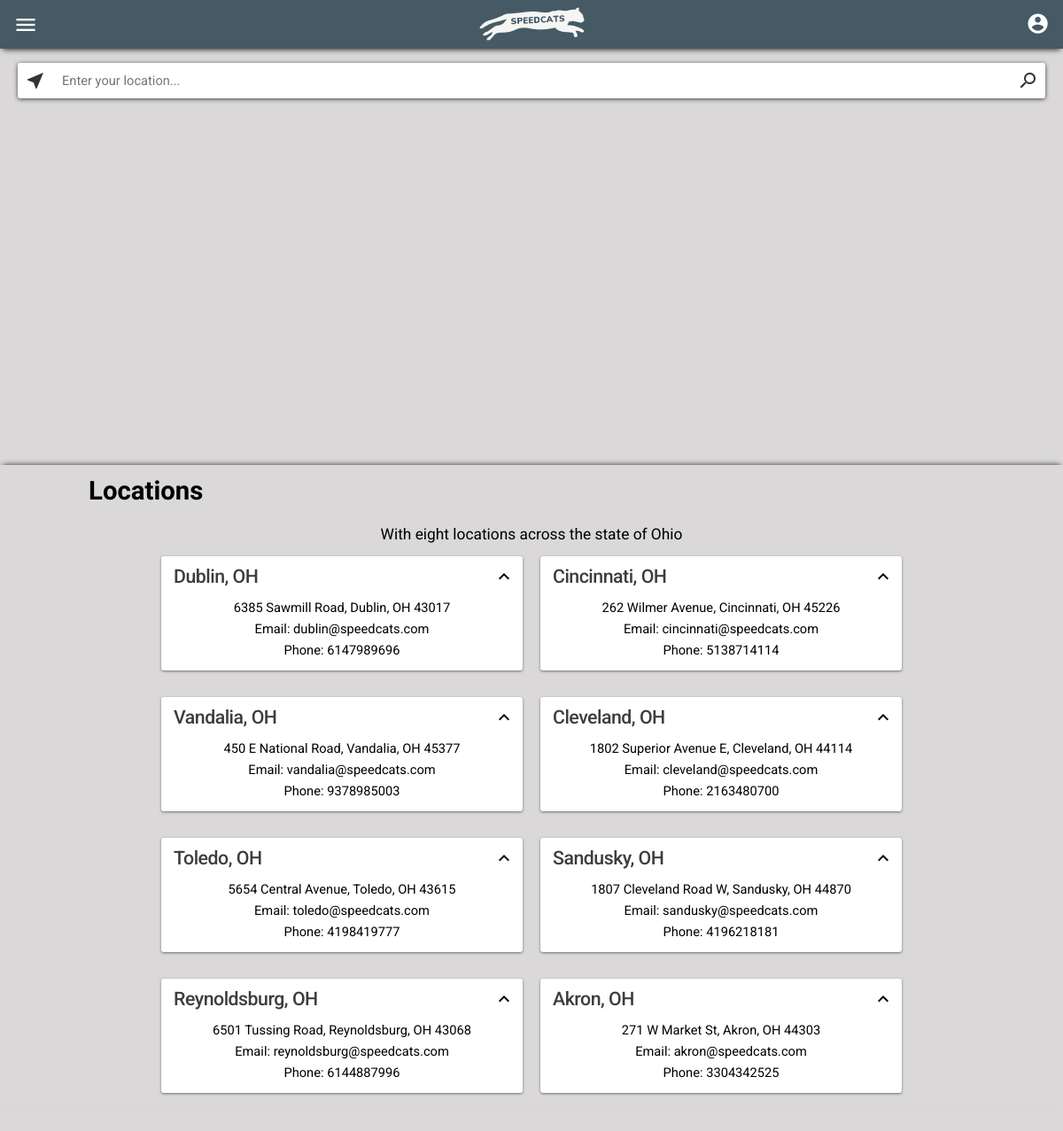
The page /inventory/locations/ on the database its author committed.
### inventory/models.py (models this page shows, shortened)
class Store(models.Model):
	ID = models.IntegerField(primary_key=True)
	address = models.CharField(max_length=100)
	city = models.CharField(max_length=50)
	state = models.CharField(max_length=2)
	zipcode = models.IntegerField()
	phone = models.CharField(max_length=10)
	email = models.EmailField(max_length=254)
	def __str__(self):
		return self.address + ', ' + self.city + ', ' + self.state

### inventory/views.py (the view)
# urls.py: path('locations/', views.locations, name='locations'),
def locations(request):
	locations = Store.objects.all()
	context = {
		"locations":locations
	}
	return render(request, 'inventory/locations.html', context)

### inventory/templates/inventory/locations.html (shortened to what this page needs)
{% extends "base_generic.html" %}
{% load static %}
{% block content %}
<div id="mapcontainer">
    <div id="map"></div>
    <div id="searchbox">
        <i class="button material-icons" id="locatebutton">near_me</i>
        <input id="locationsearch" placeholder="Enter your location..." type="text">
        <i class="button material-icons" id="searchbutton">search</i>
    </div>
</div>
<div id="infocontainer" class="locationcontainer">
    <h2 class="header" id="locationheader">Locations</h2>
    <p>With eight locations across the state of Ohio</p>
    <div id="desktoplocations">
    {% for location in locations %}
        <div class="locationcard" id="location{{ forloop.counter }}">
            <div class="locationcardheader">
                <h3>{{ location.city}}, {{ location.state }}</h3>
                <i id="closedropofftime" class="material-icons">expand_less</i>
            </div>
            <p>{{ location }} {{ location.zipcode }}</p>
            <p>Email: {{ location.email }}</p>
            <p>Phone: {{ location.phone }}</p>
        </div>
    {% endfor %}
    </div>
</div>
{% endblock %}

### inventory/static/css/styles.css (style rules this page uses)
html, body { padding: 0px; margin: 0px; }
textarea, select, input, button { outline: none; }
body { background-color: rgb(218, 216, 216); }
h2 { font-size: 18pt; font-family: 'Fjalla One', sans-serif; margin: 0; }
h3 { font-size: 16pt; font-weight: 500; font-family: 'Roboto', sans-serif; color: rgb(29, 29, 29); margin: 0 0 5px; letter-spacing: -0.5px; }
p { font-size: 13pt; font-family: 'Roboto', sans-serif; padding: 0 15px; text-align: center; }
.button { padding: 8px; }
.header { padding: 8px 0 8px 0; margin: 0 20px; font-size: 22pt; }
.locationcontainer > p { margin: 7px 0 0; }
.locationcard { background-color: white; margin: 15px 20px; padding: 10px 4px 8px; box-shadow: 0 1px 3px #707070; border-radius: 3px; }
.locationcard > p { font-size: 11pt; margin: 6px 0; }
.locationcardheader { display: flex; justify-content: space-between; align-items: center; padding: 0 5px 8px 0; }
.locationcardheader > h3 { margin: 0 10px; color: #3d3d3d; }
#searchbox { display: flex; justify-content: center; align-items: center; margin: 5px 20px; height: 40px; border-radius: 3px; box-shadow: 0 1px 3px #666666; background-color: white; z-index: 50; position: absolute; top: 6px; width: calc(100% - 40px); }
#locatebutton { margin-right: auto; color: #333333; }
#locationsearch { border: none; width: 100%; font-family: 'Roboto', sans-serif; font-size: 11pt; padding: 0 10px; }
#locationheader { padding: 12px 0 0; }
#searchbutton { margin-left: auto; color: #333333; transform: scaleX(-1); }
#map { width: 100%; height: 280px; }
#mapcontainer { position: fixed; top: 55px; height: 280px; width: 100%; z-index: 50; }
#infocontainer { position: relative; margin-top: 335px; height: 100%; z-index: 51; box-shadow: 0 -3px 6px -3px #2c2c2c; background-color: rgb(218, 216, 216); }
@media only screen and (min-width: 768px) { .header { margin: 0; } }
@media only screen and (min-width: 768px) { .locationcard { margin: 15px 10px; width: 400px; } }
@media only screen and (min-width: 768px) { #desktoplocations { display: flex; flex-direction: row; justify-content: center; align-items: center; flex-wrap: wrap; margin-bottom: 40px; } }
@media only screen and (min-width: 768px) { #infocontainer { position: relative; margin-top: 525px; padding: 0; } }
@media only screen and (min-width: 768px) { #locationheader { padding: 12px 0 15px 100px; margin: 0; } }
@media only screen and (min-width: 768px) { #searchbox { width: calc(100% - 40px); margin-top: 10px; box-shadow: 0 1px 5px #3f3f3f; } }
@media only screen and (min-width: 768px) { #map { height: 470px; } }

### rows shown on the page
Store: city "Dublin", state "OH", address+city+state "6385 Sawmill Road, Dublin, OH", zipcode "43017", email "dublin@speedcats.com", phone "6147989696"
Store: city "Cincinnati", state "OH", address+city+state "262 Wilmer Avenue, Cincinnati, OH", zipcode "45226", email "cincinnati@speedcats.com", phone "5138714114"
Store: city "Vandalia", state "OH", address+city+state "450 E National Road, Vandalia, OH", zipcode "45377", email "vandalia@speedcats.com", phone "9378985003"
Store: city "Cleveland", state "OH", address+city+state "1802 Superior Avenue E, Cleveland, OH", zipcode "44114", email "cleveland@speedcats.com", phone "2163480700"
Store: city "Toledo", state "OH", address+city+state "5654 Central Avenue, Toledo, OH", zipcode "43615", email "toledo@speedcats.com", phone "4198419777"
Store: city "Sandusky", state "OH", address+city+state "1807 Cleveland Road W, Sandusky, OH", zipcode "44870", email "sandusky@speedcats.com", phone "4196218181"
Store: city "Reynoldsburg", state "OH", address+city+state "6501 Tussing Road, Reynoldsburg, OH", zipcode "43068", email "reynoldsburg@speedcats.com", phone "6144887996"
Store: city "Akron", state "OH", address+city+state "271 W Market St, Akron, OH", zipcode "44303", email "akron@speedcats.com", phone "3304342525"
